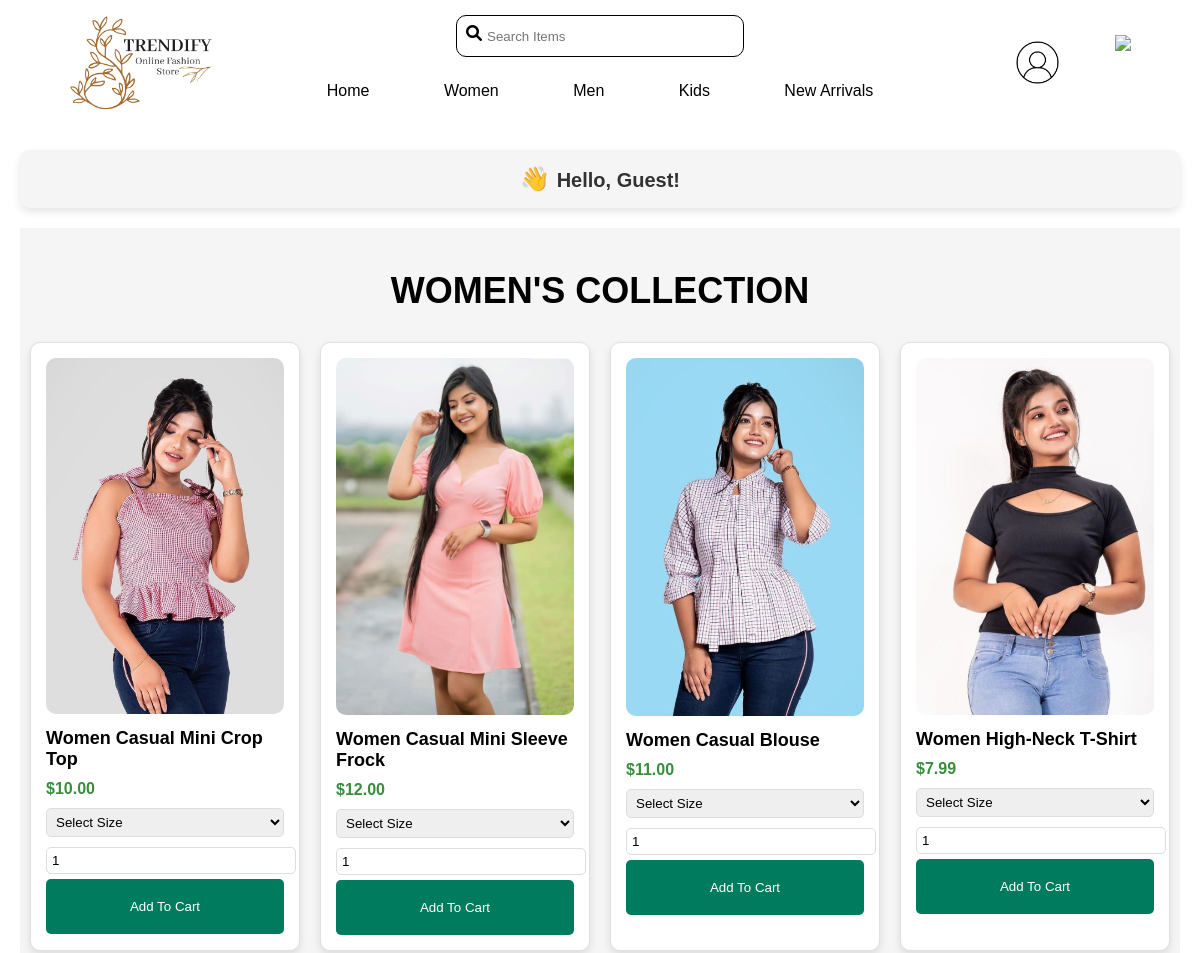
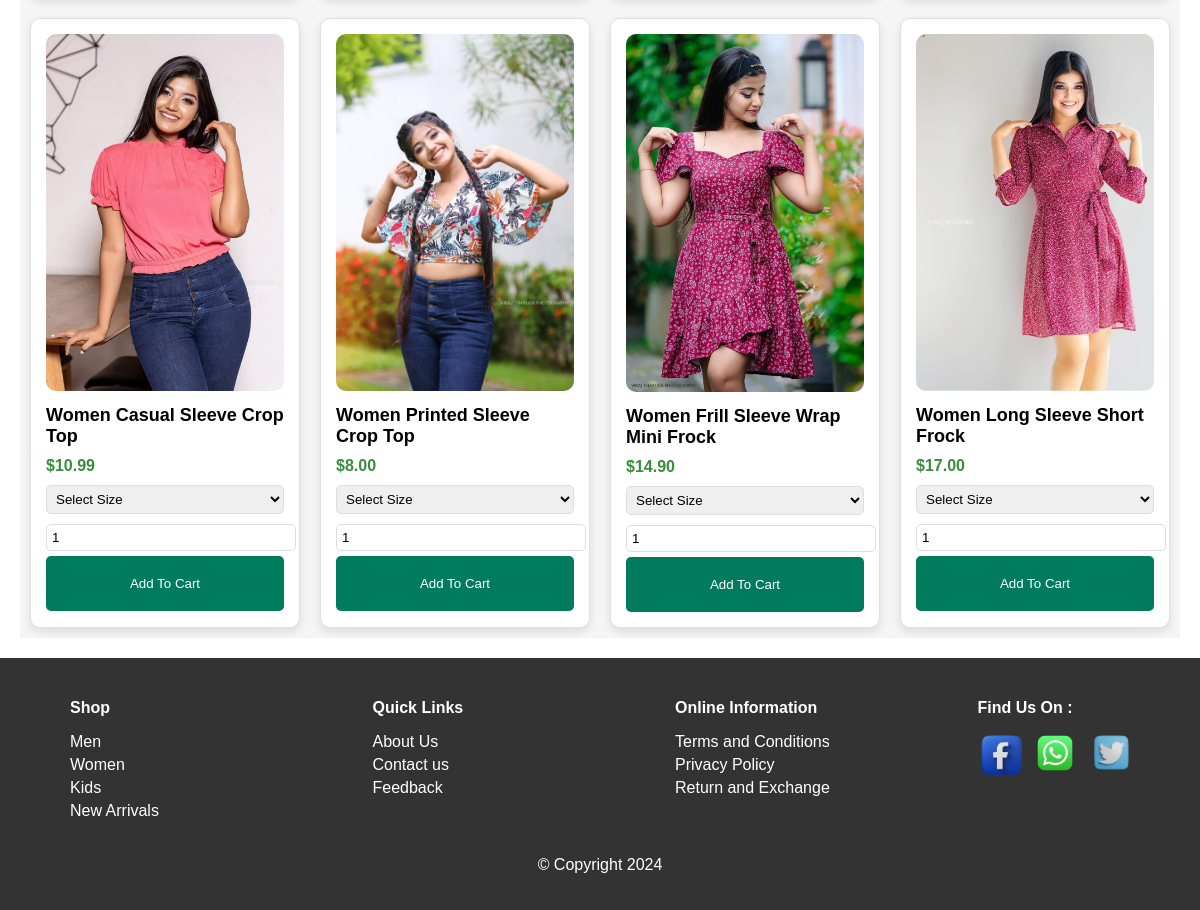
The page /women.php on the database its author committed (2 pictures, top to bottom).
### tables this page shows
CREATE TABLE `products` (
  `product_id` int(11) NOT NULL,
  `product_name` varchar(255) NOT NULL,
  `product_image` varchar(255) NOT NULL,
  `product_price` float NOT NULL,
  `product_type` varchar(255) NOT NULL
);

### women.php (the view, shortened to what this page needs)
<!DOCTYPE html>
<html>
<head>
    <link rel="stylesheet" href="src/css/women.css" type="text/css">
    <link rel="stylesheet" href="src/css/headerfooter.css">
</head>
<body>
<?php include "header.php"; ?>
<?php
        if(isset($_SESSION["username"])) {
            $username = $_SESSION["username"];
            echo "<div class='welcome-message'>Hello, $username!</div>";
        } else {
            echo "<div class='welcome-message'>Hello, Guest!</div>";
        }
    ?>
<div class = hello>
    <br>
    <h1>WOMEN'S COLLECTION</h1>
    <div class="pro-container">
        <?php
        $conn = new mysqli('localhost', 'root', '', 'trendify');
        $result = $conn->query("SELECT * FROM products WHERE product_type='Women'");
        while ($row = $result->fetch_assoc()) {
            echo "<div class='pro'>
                    <img src='uploads/{$row['product_image']}' alt='{$row['product_name']}'>
                    <h5>{$row['product_name']}</h5>
                    <h4>$" . number_format($row['product_price'], 2) . "</h4>
                    <select class='size' data-id='{$row['product_id']}'>
                        <option value=''>Select Size</option>
                        <option value='S'>S</option>
                        <option value='M'>M</option>
                        <option value='L'>L</option>
                        <option value='XL'>XL</option>
                        <option value='XXL'>XXL</option>
                    </select>
                    <input type='number' class='quantity' data-id='{$row['product_id']}' value='1' min='1'>
                    <button class='cart-btn' data-id='{$row['product_id']}'>Add To Cart</button>
                  </div>";
        }
        ?>
    </div>
    </div>
    <?php include "footer.php"; ?>
</body>
</html>

### src/css/women.css (style rules this page uses)
.hello { font-family: Arial, sans-serif; margin: 20px; background-color: #f5f5f5; text-align: center; }
.welcome-message { background-color: #f5f5f5; padding: 15px 25px; border-radius: 10px; font-size: 20px; color: #333; text-align: center; margin: 20px; font-family: 'Poppins', sans-serif; font-weight: bold; box-shadow: 0 4px 8px rgba(0, 0, 0, 0.1); }
.welcome-message:before { content: "👋 "; font-size: 24px; }
h1 { font-size: 36px; margin-bottom: 20px; }
.pro-container { display: grid; grid-template-columns: repeat(4, 1fr); gap: 20px; padding: 10px; }
.pro { background-color: #fff; border: 1px solid #e0e0e0; border-radius: 10px; padding: 15px; box-shadow: 0 4px 8px rgba(0, 0, 0, 0.1); transition: transform 0.3s; text-align: left; }
.pro img { width: 100%; border-radius: 10px; height: auto; }
.pro h5 { font-size: 18px; margin: 10px 0; }
.pro h4 { color: #388e3c; margin: 5px 0; }
.pro select, .pro input { width: 100%; padding: 5px; margin: 5px 0; border-radius: 5px; border: 1px solid #ddd; }
.cart-btn { width: 100%; background-color: #007b5e; color: white; padding: 20px; border: none; border-radius: 5px; cursor: pointer; transition: background-color 0.3s; }

### src/css/headerfooter.css (style rules this page uses)
body { font-family:'Poppins', sans-serif; margin: 0; }

### rows shown on the page
products: product_image (picture), product_name "Women Casual Mini Crop Top", product_price "10.00"
products: product_image (picture), product_name "Women Casual Mini Sleeve Frock", product_price "12.00"
products: product_image (picture), product_name "Women Casual Blouse", product_price "11.00"
products: product_image (picture), product_name "Women High-Neck T-Shirt", product_price "7.99"
products: product_image (picture), product_name "Women Casual Sleeve Crop Top", product_price "10.99"
products: product_image (picture), product_name "Women Printed Sleeve Crop Top", product_price "8.00"
products: product_image (picture), product_name "Women Frill Sleeve Wrap Mini Frock", product_price "14.90"
products: product_image (picture), product_name "Women Long Sleeve Short Frock", product_price "17.00"
